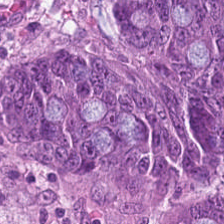
#> input picture utils/RandStainNA/segmentation/colornorm/template/TUM-AEPINLNQ.png, 224 x 224 px, given in place of label.png, which was not available
$ python labelme2seg.py
#> lines starting #> are read from the running program, lines starting #| are printed output that depends on the picture
#!/usr/bin/env python
# -*- coding: UTF-8 -*-
'''
@Project ：unet
@File    ：labelme2seg.py
@Author  ：ChenmingSong
@Date    ：2022/2/13 16:24
@Description：
'''

from __future__ import print_function
import argparse
import glob
import math
import json
import os
import os.path as osp
import shutil
import numpy as np
import PIL.Image
import PIL.ImageDraw
import cv2


def json2png(json_folder, png_save_folder):
#> called with json_folder = 'testdata/jsons/', png_save_folder = 'testdata/labels/'
    if osp.isdir(png_save_folder):
        shutil.rmtree(png_save_folder)
    os.makedirs(png_save_folder)
    json_files = os.listdir(json_folder)
    for json_file in json_files:
        json_path = osp.join(json_folder, json_file)
        os.system("labelme_json_to_dataset {}".format(json_path))
        label_path = osp.join(json_folder, json_file.split(".")[0] + "_json/label.png")
        png_save_path = osp.join(png_save_folder, json_file.split(".")[0] + ".png")
        label_png = cv2.imread(label_path, 0)
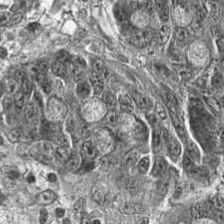
#> label_png: shape (224, 224); min 45, max 254, mean 139
        label_png[label_png > 0] = 255
#> label_png: shape (224, 224); every value is 255
        cv2.imwrite(png_save_path, label_png)
        # shutil.copy(label_path, png_save_path)
        # break


if __name__ == '__main__':
    # !!!!你的json文件夹下只能有json文件不能有其他文件
    json2png(json_folder="testdata/jsons/", png_save_folder="testdata/labels/")

$ run again, on utils/RandStainNA/segmentation/colornorm/template/TUM-DFGFFNEY.png
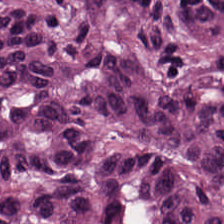
#> input picture utils/RandStainNA/segmentation/colornorm/template/TUM-DFGFFNEY.png, 224 x 224 px, given in place of label.png, which was not available
#> in json2png, `label_png = cv2.imread(label_path, 0)`:
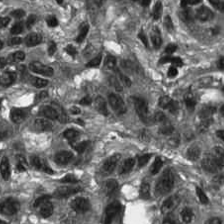
#> label_png: shape (224, 224); min 9, max 252, mean 108.1
